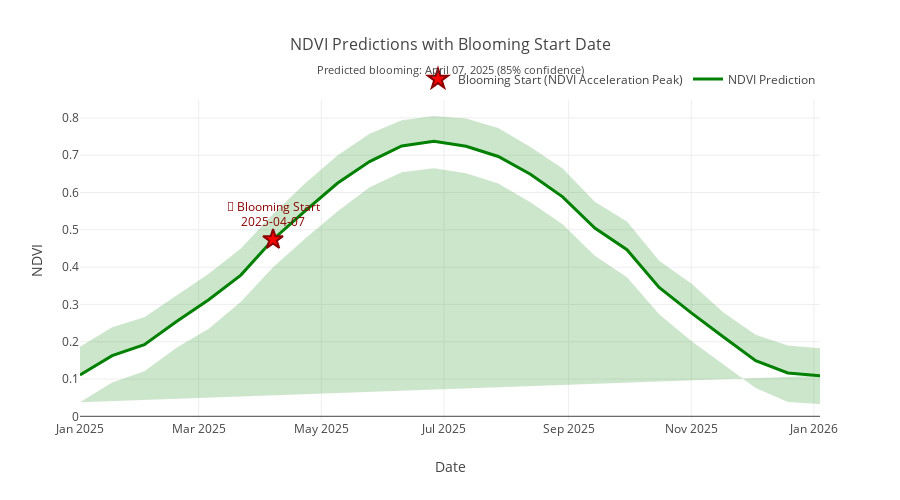

Notebook code for this chart:
### Code cell
# Create a visualization of blooming predictions
if 'forecast' in globals() and forecast is not None and blooming_start_date is not None:
    import plotly.graph_objects as go
    from plotly.subplots import make_subplots
    
    print("📊 Creating blooming prediction visualization...")
    
    # Prepare data for plotting
    plot_df = forecast[['ds', 'yhat', 'yhat_lower', 'yhat_upper']].copy()
    plot_df['ds'] = pd.to_datetime(plot_df['ds'])
    
    # Create the figure
    fig_blooming = go.Figure()
    
    # Add NDVI prediction line
    fig_blooming.add_trace(go.Scatter(
        x=plot_df['ds'],
        y=plot_df['yhat'],
        mode='lines',
        name='NDVI Prediction',
        line=dict(color='green', width=3)
    ))
    
    # Add uncertainty bands
    fig_blooming.add_trace(go.Scatter(
        x=plot_df['ds'].tolist() + plot_df['ds'].tolist()[::-1],
        y=plot_df['yhat_upper'].tolist() + plot_df['yhat_lower'].tolist()[::-1],
        fill='tonexty',
        fillcolor='rgba(0,128,0,0.2)',
        line=dict(color='rgba(255,255,255,0)'),
        name='Prediction Uncertainty',
        showlegend=False
    ))
    
    # Add blooming date marker
    blooming_ndvi = blooming_predictions[best_method]['ndvi_at_blooming']
    fig_blooming.add_trace(go.Scatter(
        x=[blooming_start_date],
        y=[blooming_ndvi],
        mode='markers+text',
        marker=dict(
            color='red',
            size=15,
            symbol='star',
            line=dict(color='darkred', width=2)
        ),
        text=[f'🌸 Blooming Start<br>{blooming_start_date.strftime("%Y-%m-%d")}'],
        textposition='top center',
        textfont=dict(size=12, color='darkred'),
        name=f'Blooming Start ({blooming_method})'
    ))
    
    # Add NDVI threshold line if applicable
    if best_method == 'ndvi_threshold':
        threshold = blooming_predictions[best_method]['threshold_used']
        fig_blooming.add_hline(
            y=threshold, 
            line_dash="dash", 
            line_color="red",
            annotation_text=f"Blooming Threshold (NDVI ≥ {threshold})",
            annotation_position="bottom right"
        )
    
    # Update layout
    fig_blooming.update_layout(
        title=dict(
            text=f'NDVI Predictions with Blooming Start Date<br>'
                 f'<sub>Predicted blooming: {blooming_start_date.strftime("%B %d, %Y")} '
                 f'({blooming_confidence:.0%} confidence)</sub>',
            font=dict(size=16)
        ),
        xaxis_title='Date',
        yaxis_title='NDVI',
        hovermode='x unified',
        legend=dict(
            orientation="h",
            yanchor="bottom",
            y=1.02,
            xanchor="right",
            x=1
        ),
        height=500,
        showlegend=True
    )
    
    # Show the plot
    fig_blooming.show()
    
    # Print summary statistics
    print(f"\n📈 Blooming Prediction Summary:")
    print(f"   🗓️  Predicted blooming start: {blooming_start_date.strftime('%B %d, %Y')}")
    print(f"   🎯 Method used: {blooming_method}")
    print(f"   📊 Confidence level: {blooming_confidence:.1%}")
    print(f"   🌱 NDVI at blooming: {blooming_ndvi:.3f}")
    
    if blooming_start_date > pd.Timestamp.now():
        days_until = (blooming_start_date - pd.Timestamp.now()).days
        print(f"   ⏳ Days until blooming: {days_until} days")
        
        # Calculate weeks until blooming
        weeks_until = days_until // 7
        remaining_days = days_until % 7
        if weeks_until > 0:
            print(f"   📅 Time until blooming: {weeks_until} weeks and {remaining_days} days")
    else:
        print(f"   ⚠️  Blooming date is in the past or has already occurred")
    
    # Compare all methods
    print(f"\n🔍 Comparison of all methods:")
    for method_key, result in blooming_predictions.items():
        if result['blooming_start_date'] is not None:
            print(f"   • {result['method']}: {result['blooming_start_date'].strftime('%Y-%m-%d')} "
                  f"({result['confidence']:.1%})")
        else:
            print(f"   • {result['method']}: No prediction available")
            
else:
    print("📊 No blooming visualization available - missing forecast data or blooming prediction")

### Figure 1 — Plotly figure (JSON) as saved in the notebook; plotly's stock layout.template omitted (floating-point values rounded to 4 significant figures)
{"data": [{"line": {"color": "green", "width": 3}, "mode": "lines", "name": "NDVI Prediction", "type": "scatter", "x": ["2025-01-01T00:00:00.000000000", "2025-01-17T00:00:00.000000000", "2025-02-02T00:00:00.000000000", "2025-02-18T00:00:00.000000000", "2025-03-06T00:00:00.000000000", "2025-03-22T00:00:00.000000000", "2025-04-07T00:00:00.000000000", "2025-04-23T00:00:00.000000000", "2025-05-09T00:00:00.000000000", "2025-05-25T00:00:00.000000000", "2025-06-10T00:00:00.000000000", "2025-06-26T00:00:00.000000000", "2025-07-12T00:00:00.000000000", "2025-07-28T00:00:00.000000000", "2025-08-13T00:00:00.000000000", "2025-08-29T00:00:00.000000000", "2025-09-14T00:00:00.000000000", "2025-09-30T00:00:00.000000000", "2025-10-16T00:00:00.000000000", "2025-11-01T00:00:00.000000000", "2025-11-17T00:00:00.000000000", "2025-12-03T00:00:00.000000000", "2025-12-19T00:00:00.000000000", "2026-01-04T00:00:00.000000000"], "y": [0.1109, 0.1627, 0.1921, 0.2543, 0.3125, 0.3787, 0.4741, 0.5509, 0.6248, 0.683, 0.7249, 0.7373, 0.7241, 0.6966, 0.649, 0.5885, 0.5049, 0.4468, 0.3455, 0.2773, 0.2125, 0.1493, 0.1163, 0.1089]}, {"fill": "tonexty", "fillcolor": "rgba(0,128,0,0.2)", "line": {"color": "rgba(255,255,255,0)"}, "name": "Prediction Uncertainty", "showlegend": false, "type": "scatter", "x": ["2025-01-01T00:00:00", "2025-01-17T00:00:00", "2025-02-02T00:00:00", "2025-02-18T00:00:00", "2025-03-06T00:00:00", "2025-03-22T00:00:00", "2025-04-07T00:00:00", "2025-04-23T00:00:00", "2025-05-09T00:00:00", "2025-05-25T00:00:00", "2025-06-10T00:00:00", "2025-06-26T00:00:00", "2025-07-12T00:00:00", "2025-07-28T00:00:00", "2025-08-13T00:00:00", "2025-08-29T00:00:00", "2025-09-14T00:00:00", "2025-09-30T00:00:00", "2025-10-16T00:00:00", "2025-11-01T00:00:00", "2025-11-17T00:00:00", "2025-12-03T00:00:00", "2025-12-19T00:00:00", "2026-01-04T00:00:00", "2026-01-04T00:00:00", "2025-12-19T00:00:00", "2025-12-03T00:00:00", "2025-11-17T00:00:00", "2025-11-01T00:00:00", "2025-10-16T00:00:00", "2025-09-30T00:00:00", "2025-09-14T00:00:00", "2025-08-29T00:00:00", "2025-08-13T00:00:00", "2025-07-28T00:00:00", "2025-07-12T00:00:00", "2025-06-26T00:00:00", "2025-06-10T00:00:00", "2025-05-25T00:00:00", "2025-05-09T00:00:00", "2025-04-23T00:00:00", "2025-04-07T00:00:00", "2025-03-22T00:00:00", "2025-03-06T00:00:00", "2025-02-18T00:00:00", "2025-02-02T00:00:00", "2025-01-17T00:00:00", "2025-01-01T00:00:00"], "y": [0.1868, 0.2385, 0.2658, 0.323, 0.382, 0.4499, 0.5425, 0.6252, 0.6993, 0.7578, 0.7937, 0.8052, 0.7984, 0.7728, 0.7222, 0.6647, 0.5756, 0.5226, 0.4173, 0.3562, 0.278, 0.2185, 0.1898, 0.1827, 0.033, 0.03839, 0.07599, 0.1389, 0.2021, 0.274, 0.373, 0.4302, 0.515, 0.5739, 0.6241, 0.6517, 0.665, 0.6544, 0.6145, 0.5491, 0.4768, 0.3999, 0.307, 0.2351, 0.1836, 0.1207, 0.09036, 0.03778]}, {"marker": {"color": "red", "line": {"color": "darkred", "width": 2}, "size": 15, "symbol": "star"}, "mode": "markers+text", "name": "Blooming Start (NDVI Acceleration Peak)", "text": ["🌸 Blooming Start<br>2025-04-07"], "textfont": {"color": "darkred", "size": 12}, "textposition": "top center", "type": "scatter", "x": ["2025-04-07T00:00:00"], "y": [0.4741]}], "layout": {"height": 500, "hovermode": "x unified", "legend": {"orientation": "h", "x": 1, "xanchor": "right", "y": 1.02, "yanchor": "bottom"}, "showlegend": true, "title": {"font": {"size": 16}, "text": "NDVI Predictions with Blooming Start Date<br><sub>Predicted blooming: April 07, 2025 (85% confidence)</sub>"}, "xaxis": {"title": {"text": "Date"}}, "yaxis": {"title": {"text": "NDVI"}}}}
